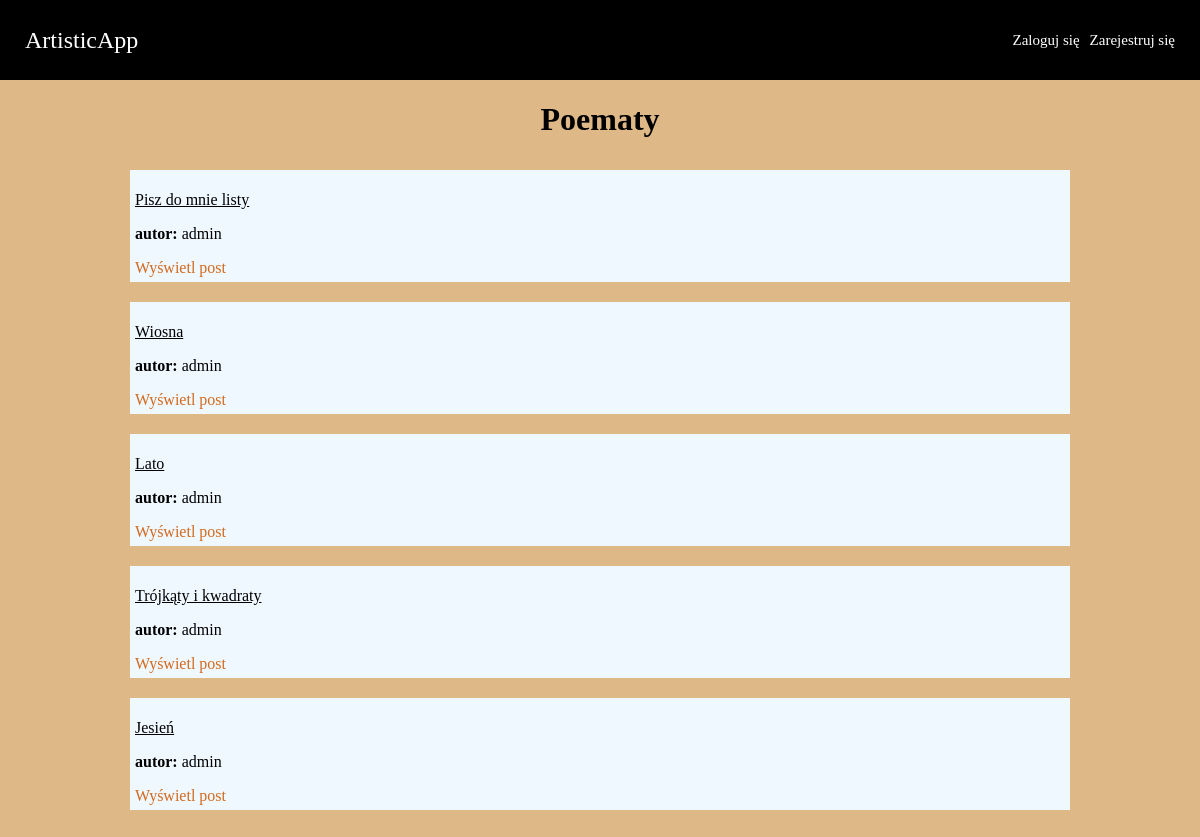
The page / on the database its author committed.
### artisticapp/models.py (models this page shows)
class Post(models.Model):
    title = models.CharField(max_length=200)
    content = models.TextField()
    author = models.ForeignKey(CustomUser, on_delete=models.CASCADE)
    created_at = models.DateTimeField(auto_now_add=True)

class CustomUser(AbstractUser):
    is_editor = models.BooleanField(default=False)

### artisticapp/views.py (the view)
# urls.py: 2. Add a URL to urlpatterns:  path('', views.home, name='home')
def home(request):
    if request.method == "POST":
        print("logout correctly")
    posts = Post.objects.all()
    return render(request, 'artisticapp/home.html', {'posts': posts})

### artisticapp/templates/artisticapp/home.html (shortened to what this page needs)
<!DOCTYPE html>
<html lang="pl">
<head>
    <link rel="stylesheet" type="text/css" href="header.css">
</head>
<body>
    <header>
        <a href="{% url 'home' %}" id="title">ArtisticApp</a>
        <div id="controls">
            {% if user.is_authenticated %}
                {% if user.is_editor == True %}
                    <a href="{% url 'add_post' %}">Dodaj wpis</a>
                {% endif %}
                <form method="post" action="{% url 'logout' %}">
                    {% csrf_token %}
                    <button type="submit">Wyloguj się</button>
                </form>
            {% else %}
                <a href="{% url 'login' %}">Zaloguj się</a>
                <a href="{% url 'register' %}">Zarejestruj się</a>
            {% endif %}
            </div>
    </header>
    <div id="box">
    <h1>Poematy</h1>
    <div class="container">
        {% for post in posts %}
        <div class="poem">
            <p><u>{{ post.title }}</u></p>
            <p><strong>autor:</strong> {{ post.author.username }}</p>
            <a href="{% url 'post_detail' post.id %}">Wyświetl post</a>
        </div>
        {% endfor %}
    </div>
    </div>
</body>
</html>

### artisticapp/templates/artisticapp/header.css (style rules this page uses)
header { height: 10vh; background-color: black; display: flex; align-items: center; padding: 0 20px; }
header a { color: white; text-decoration: none; font-size: 14px; }
#title { font-size: 24px; }
#controls { display: flex; justify-content: right; flex-direction: row; align-items: center; }

### artisticapp/templates/artisticapp/home.html (style rules this page uses)
body { background-color: burlywood; margin: 0px; }
a { text-decoration: none; color: chocolate; }
h1 { font-weight: bold; }
.container { display: flex; flex-direction: column; justify-content: center; margin-bottom: 20px; width: 80%; }
#box { display: flex; justify-content: center; flex-direction: column; align-items: center; }
.poem { border: 2px; background-color: aliceblue; border-color: black; margin: 10px; padding: 5px; }
header { height: 10vh; background-color: black; display: flex; align-items: center; padding: 0 20px; justify-content:space-between; }
header a { color: white; text-decoration: none; font-size: 15px; margin: 5px; }
#title { font-size: 24px; }
#controls { display: flex; justify-content: right; flex-direction: row; align-items: center; margin-right: 0px; }

### rows shown on the page
Post: title "Pisz do mnie listy", author.username "admin"
Post: title "Wiosna", author.username "admin"
Post: title "Lato", author.username "admin"
Post: title "Trójkąty i kwadraty", author.username "admin"
Post: title "Jesień", author.username "admin"
